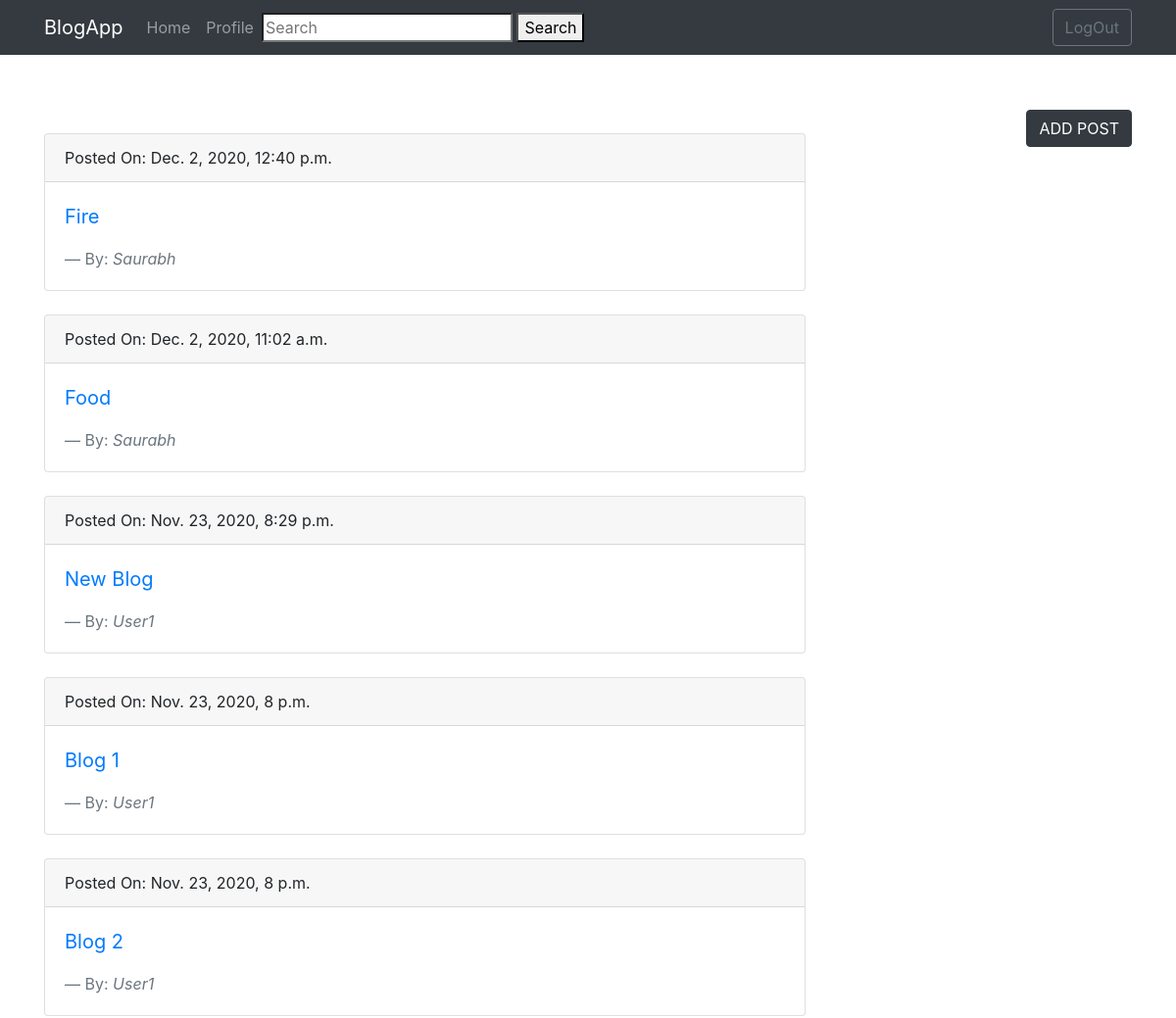
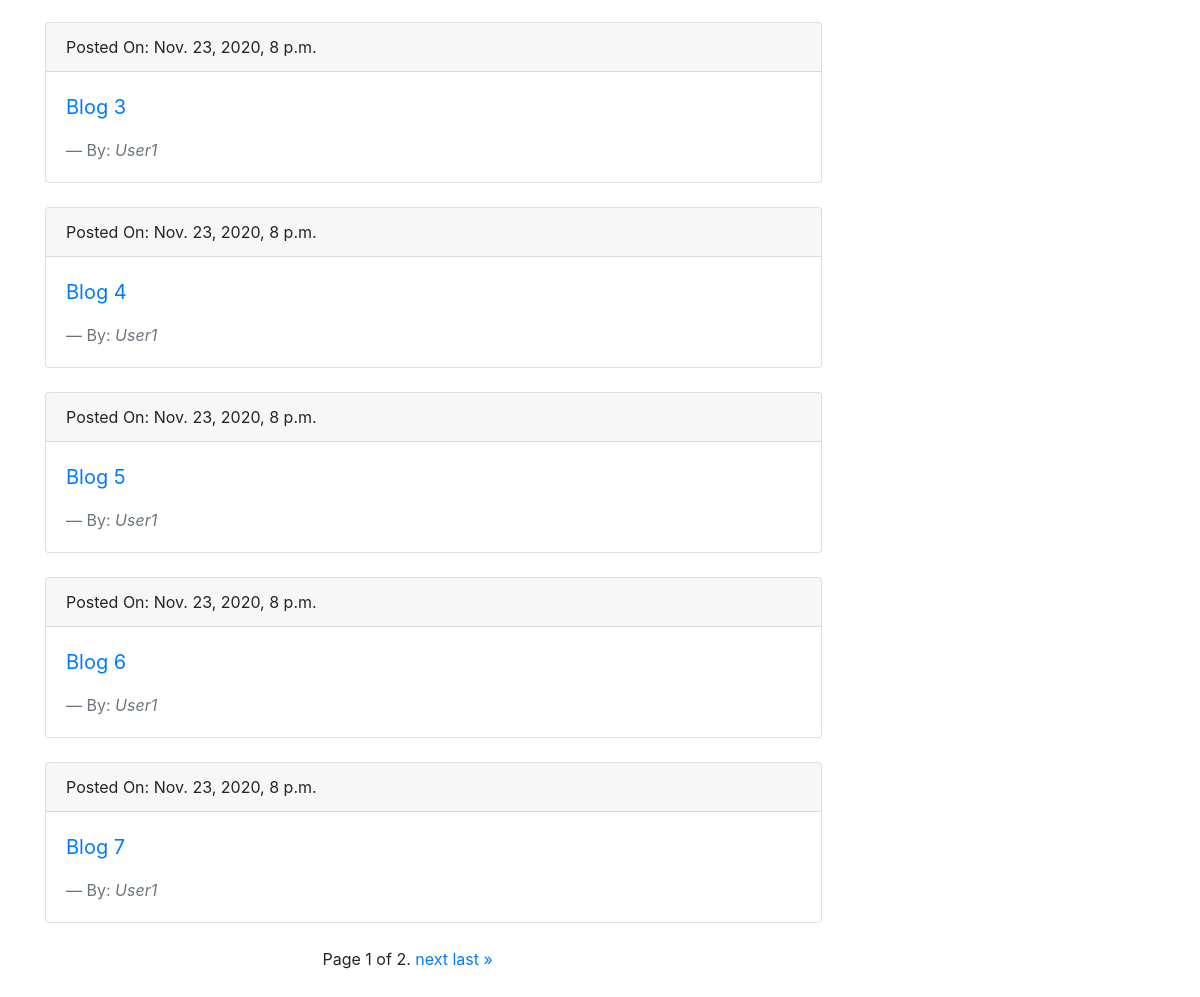
Page /home/ (signed in) on the earlier database version (2 pictures, top to bottom).
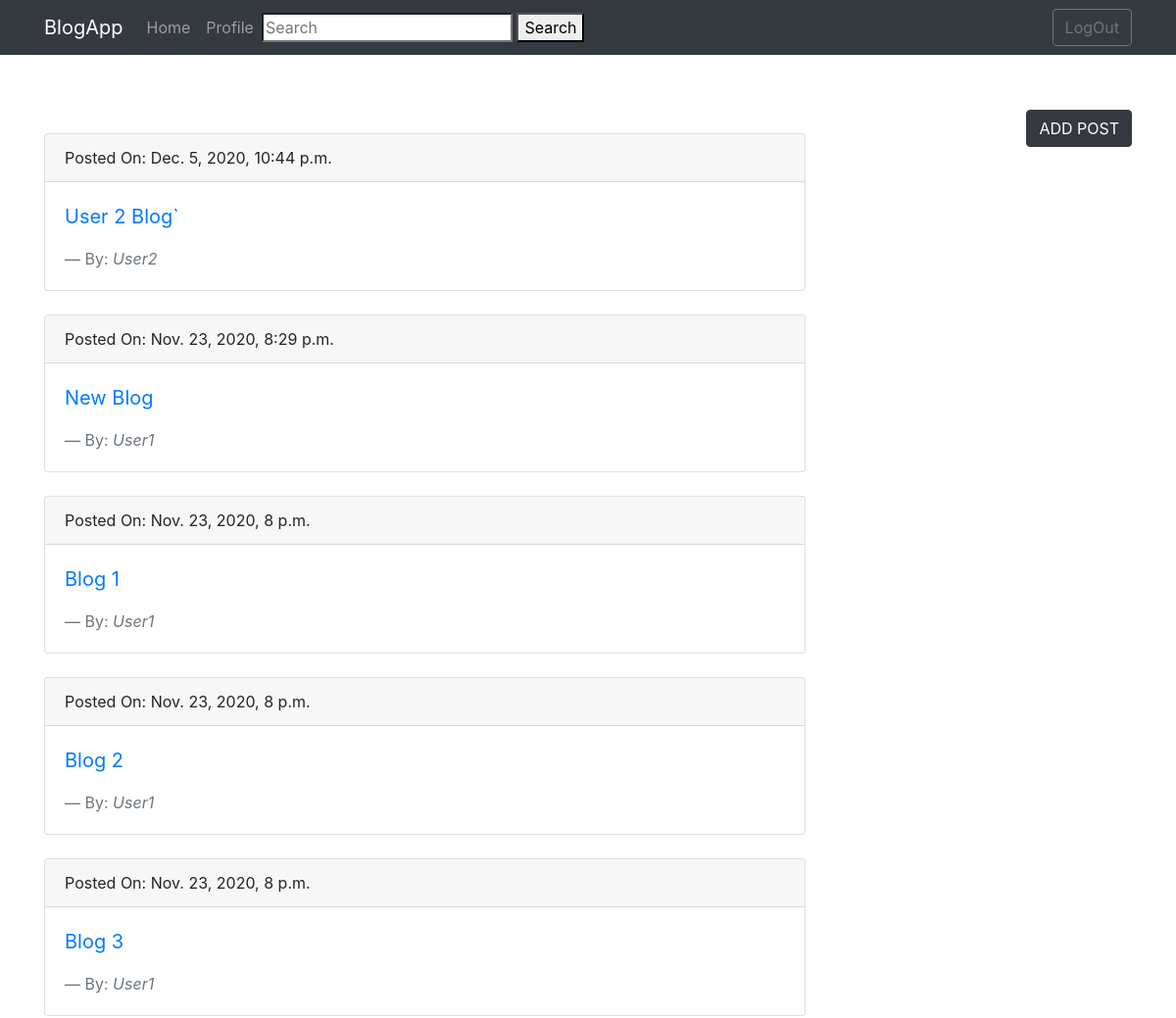
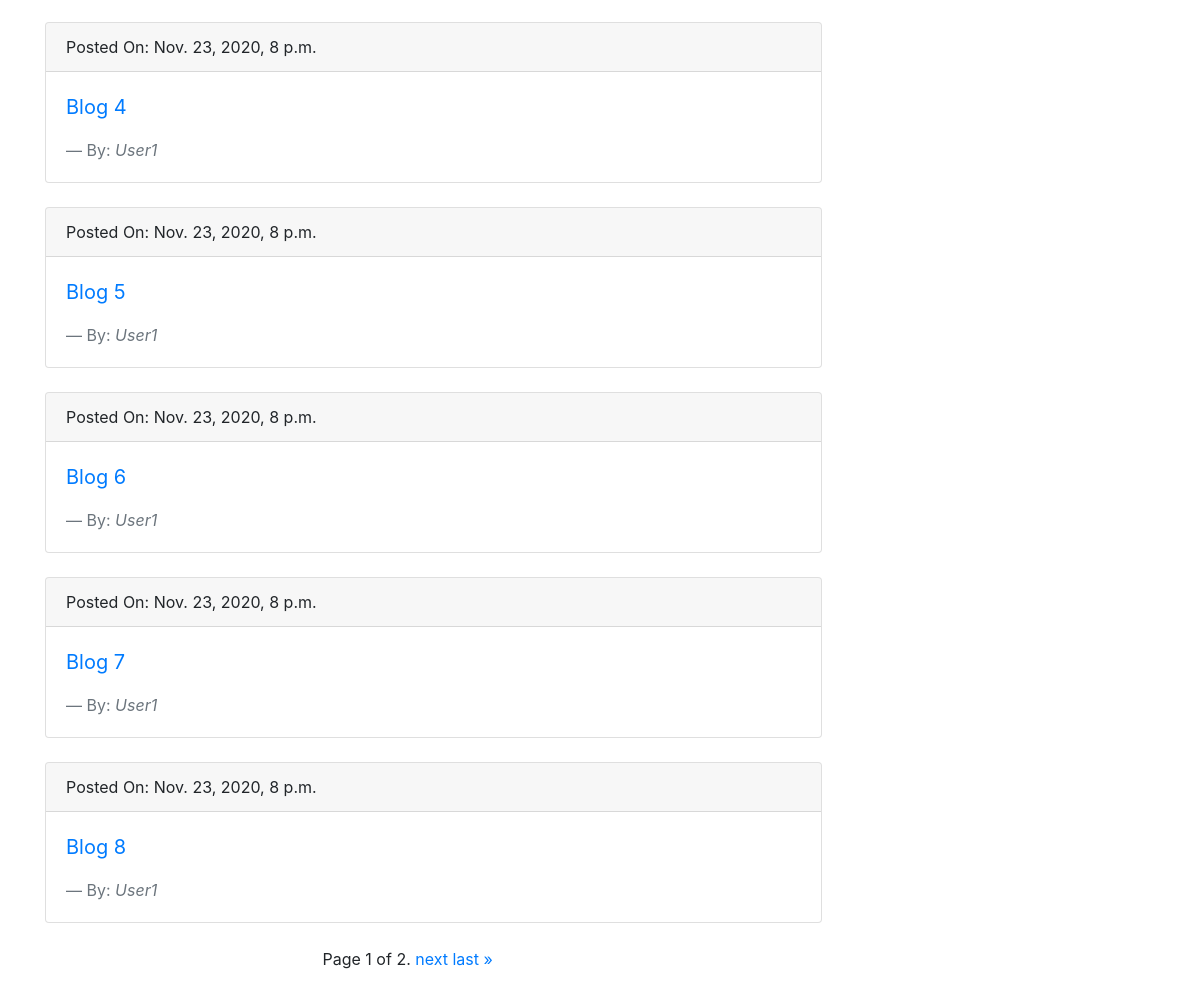
Same page on the later database version (2 pictures, top to bottom).
### blog/models.py (models this page shows, shortened)
class Post(models.Model):
    blogger = models.ForeignKey(Blogger, on_delete=models.CASCADE)
    title = models.TextField(max_length=400)
    post = RichTextField(blank=True, null=True)
    posted_on = models.DateTimeField(default=datetime.datetime.now())

class Blogger(models.Model):
    user = models.ForeignKey(User, on_delete=models.CASCADE)
    profile_pic = models.ImageField(upload_to="profile_pics", default='profile_pics/default.png')
    about = models.TextField(blank=True)

### blog/views.py (the view)
# urls.py: path('home/', views.home, name='home'),
@login_required
def home(request):
    all_post = Post.objects.filter().order_by('-posted_on')
    pagination = Paginator(all_post, 10)
    page_no = request.GET.get('page')
    page_obj = pagination.get_page(page_no)
    context = {'posts': page_obj}
    return render(request, 'blog/home.html', context)

### blog/templates/blog/home.html (shortened to what this page needs)
{% extends 'blog/base.html' %}
{% load static %}
{% block content %}
<a href="{% url 'add_post' %}" style="float: right;"><button type="button" class="btn btn-dark">ADD POST</button></a><br>
<div class="posts" style="width: 70%;">
{% for post in posts %}
    <div class="card">
        <div class="card-header">
          Posted On: {{ post.posted_on }}
        </div>
        <div class="card-body">
          <blockquote class="blockquote mb-0">
            <a href="{% url 'full_post' post.pk %}" style="text-decoration: none;"><p>{{ post.title }}</p></a>
            <footer class="blockquote-footer">By:  <cite title="Source Title">{{ post.blogger.user.username }}</cite></footer>
          </blockquote>
        </div>
    </div>
    <br>
{% endfor %}
</div>
<div class="pagination" style="margin-bottom: 3%; margin-left: 25%;">
  <span class="step-links">
      <span class="current">
          Page {{ posts.number }} of {{ posts.paginator.num_pages }}.
      </span>
      {% if posts.has_next %}
          <a href="?page={{ posts.next_page_number }}">next</a>
          <a href="?page={{ posts.paginator.num_pages }}">last &raquo;</a>
      {% endif %}
  </span>
</div>
{% endblock content %}

### blog/templates/blog/base.html (shortened to what this page needs)
{% load static %}
<!DOCTYPE html>
<head>
    <link rel="stylesheet" href="https://cdnjs.cloudflare.com/ajax/libs/font-awesome/4.7.0/css/font-awesome.min.css">
    <link rel="stylesheet" href="https://maxcdn.bootstrapcdn.com/bootstrap/4.0.0/css/bootstrap.min.css">
</head>
<body>
    <div class='nb'>
        <nav class="navbar navbar-expand-lg navbar-dark bg-dark fixed-top" role="navigation">
            <div class="container">
                <a class="navbar-brand" href="#">BlogApp</a>
                <div class="collapse navbar-collapse" id="exCollapsingNavbar">
                    {% if user.is_authenticated %}
                    <ul class="nav navbar-nav">
                        <li class="nav-item"><a href="{% url 'home' %}" class="nav-link">Home</a></li>
                    </ul>
                    <ul class="nav navbar-nav">
                        <li class="nav-item"><a href="{% url 'profile' %}" class="nav-link">Profile</a></li>
                    </ul>
                    <form method="get" action="/search">
                        <input type="search" name="query" placeholder="Search" autocomplete="off">
                        <button type="submit">Search</button>
                    </form>
                    {% endif %}
                    {% if user.is_authenticated %}
                    <ul class="nav navbar-nav flex-row justify-content-between ml-auto">
                        <li class="dropdown order-1">
                            <a href="{% url 'logout' %}" class="btn btn-outline-secondary">LogOut</a>
                        </li>
                    </ul>
                    {% endif %}
                </div>
            </div>
        </nav>
    </div>
    <div class="container">
    <div class="col-md-8" style="margin-top: 10%;">
    </div>
    {% block content %}
    {% endblock content %}
    </div>
</body>

Differences in the rows shown:
removed Post: posted_on "Dec. 2, 2020, 12:40 p.m.", title "Fire", blogger.user.username "Saurabh"
removed Post: posted_on "Dec. 2, 2020, 11:02 a.m.", title "Food", blogger.user.username "Saurabh"
added Post: posted_on "Dec. 5, 2020, 10:44 p.m.", title "User 2 Blog`", blogger.user.username "User2"
now on this page (row unchanged): Post: posted_on "Nov. 23, 2020, 8 p.m.", title "Blog 8", blogger.user.username "User1"
